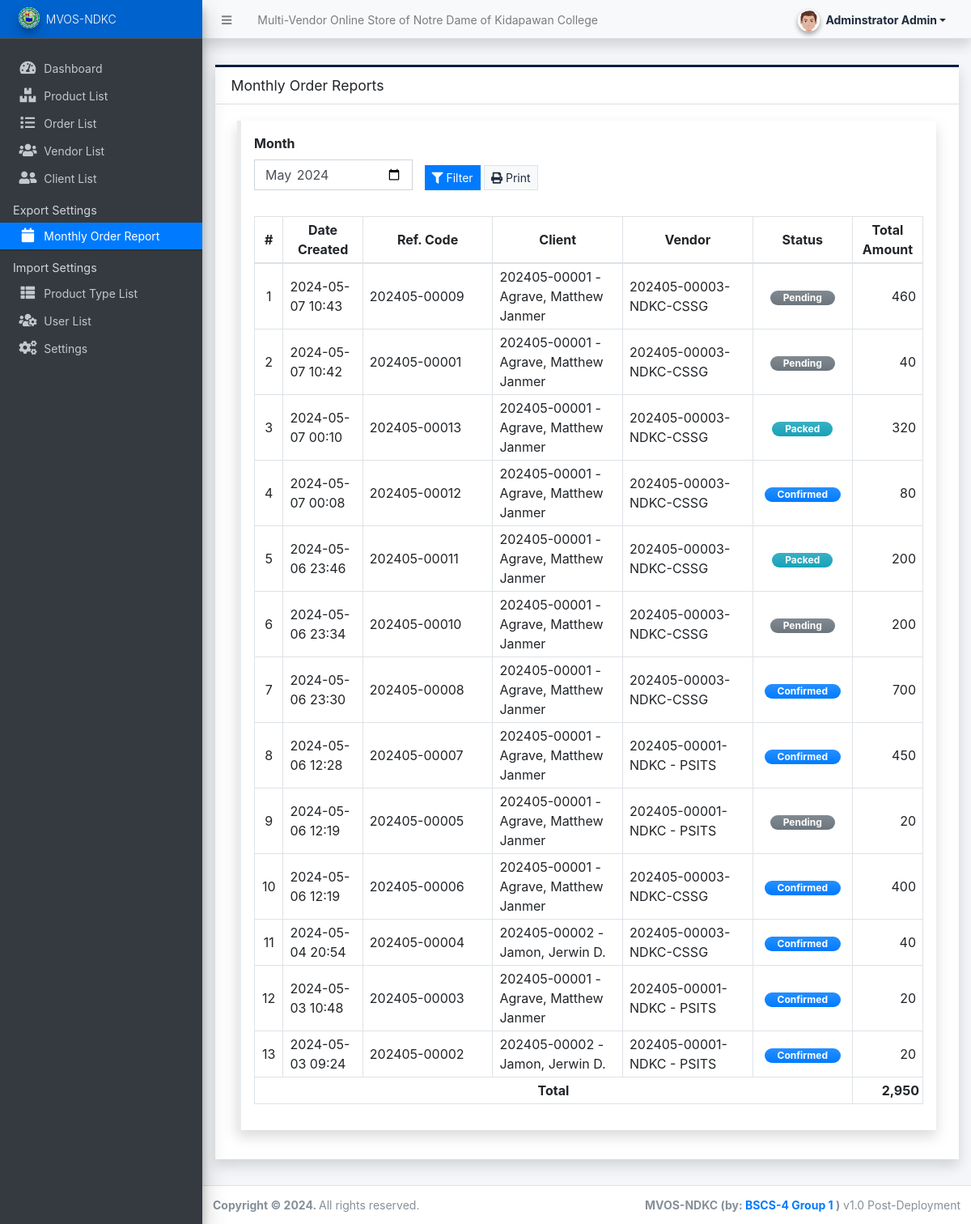
Screenshot of /admin/?page=reports/order_reports (signed in) with the database file from the repository.
### tables this page shows
CREATE TABLE `order_list` (
  `id` int(30) NOT NULL,
  `code` varchar(100) NOT NULL,
  `client_id` int(30) NOT NULL,
  `vendor_id` int(30) NOT NULL,
  `total_amount` double NOT NULL DEFAULT 0,
  `delivery_address` text NOT NULL,
  `status` tinyint(1) NOT NULL DEFAULT 0,
  `date_created` datetime NOT NULL DEFAULT current_timestamp(),
  `date_updated` datetime DEFAULT NULL ON UPDATE current_timestamp()
);

### config.php (called while the page is built, shortened)
<?php
function format_num($number = 0, $max_decimal = ''){
    if(is_numeric($number)){
        $ex = explode('.',$number);
        $dec = isset($ex[1]) ? strlen($ex[1]) : 0;
        if(empty($max_decimal) || (is_numeric($max_decimal) && $max_decimal >= $dec)){
            return number_format($number,$dec);
        }else{
            if(is_numeric($max_decimal))
                return number_format($number,$max_decimal);
            else
                return "Invalid Maximum Decimal";
        }
    }else{
        return "Invalid Number";
    }
}
?>

### admin/reports/order_reports.php (the view, shortened to what this page needs)
<?php $month = isset($_GET['month']) ? $_GET['month'] : date("Y-m"); ?>
<div class="content py-3">
    <div class="card card-outline card-navy shadow rounded-0">
        <div class="card-header">
            <h5 class="card-title">Monthly Order Reports</h5>
        </div>
        <div class="card-body">
            <div class="container-fluid">
                <div class="callout callout-primary shadow rounded-0">
                    <form action="" id="filter">
                        <div class="row align-items-end">
                            <div class="col-lg-3 col-md-4 col-sm-12">
                                <div class="form-group">
                                    <label for="month" class="control-label">Month</label>
                                    <input type="month" name="month" id="month" value="<?= $month ?>" class="form-control rounded-0" required>
                                </div>
                            </div>
                            <div class="col-lg-3 col-md-4 col-sm-12">
                                <div class="form-group">
                                    <button class="btn btn-primary btn-flat btn-sm"><i class="fa fa-filter"></i> Filter</button>
                                    <button class="btn btn-light border btn-flat btn-sm" type="button" id="print"><i class="fa fa-print"></i> Print</button>
                                </div>
                            </div>
                        </div>
                    </form>
                    <div id="outprint">
                    <table class="table table-bordered table-stripped">
                        <colgroup>
                            <col width="3%">
                            <col width="12%">
                            <col width="20%">
                            <col width="20%">
                            <col width="20%">
                            <col width="15%">
                            <col width="15%">
                        </colgroup>
                        <thead>
                            <tr class="">
                                <th class="text-center align-middle py-1">#</th>
                                <th class="text-center align-middle py-1">Date Created</th>
                                <th class="text-center align-middle py-1">Ref. Code</th>
                                <th class="text-center align-middle py-1">Client</th>
                                <th class="text-center align-middle py-1">Vendor</th>
                                <th class="text-center align-middle py-1">Status</th>
                                <th class="text-center align-middle py-1">Total Amount</th>
                            </tr>
                        </thead>
                        <tbody>
                            <?php
                            $i = 1;
                            $total = 0;
                            $orders = $conn->query("SELECT o.*,c.code as ccode, CONCAT(c.lastname, ', ',c.firstname,' ',COALESCE(c.middlename,'')) as client,concat(v.code, '-',v.shop_name) as vendor from `order_list` o inner join client_list c on o.client_id = c.id inner join vendor_list v on o.vendor_id = v.id where date_format(o.date_created,'%Y-%m') = '{$month}' order by unix_timestamp(o.date_created) desc ");
                            while($row = $orders->fetch_assoc()):
                                $total += $row['total_amount'];
                            ?>
                                <tr>
                                    <td class="text-center align-middle px-2 py-1"><?php echo $i++; ?></td>
                                    <td class="align-middle px-2 py-1"><?php echo date("Y-m-d H:i",strtotime($row['date_created'])) ?></td>
                                    <td class="align-middle px-2 py-1"><?= $row['code'] ?></td>
                                    <td class="align-middle px-2 py-1"><?php echo ucwords($row['ccode'].' - '.$row['client']) ?></td>
                                    <td class="align-middle px-2 py-1"><?php echo ucwords($row['vendor']) ?></td>
                                    <td class="text-center align-middle px-2 py-1">
                                        <?php
                                            switch($row['status']){
                                                case 0:
                                                    echo '<span class="badge badge-secondary bg-gradient-secondary px-3 rounded-pill">Pending</span>';
                                                    break;
                                                case 1:
                                                    echo '<span class="badge badge-primary bg-gradient-primary px-3 rounded-pill">Confirmed</span>';
                                                    break;
                                                case 2:
                                                    echo '<span class="badge badge-info bg-gradient-info px-3 rounded-pill">Packed</span>';
                                                    break;
                                            }
                                        ?>
                                    </td>
                                    <td class="text-right align-middle px-2 py-1"><?php echo format_num($row['total_amount']) ?></td>
                                </tr>
                            <?php endwhile; ?>
                        </tbody>
                        <tfoot>
                            <tr>
                                <th class="text-center px-1 py-1 align-middel" colspan="6">Total</th>
                                <th class="text-right px-1 py-1 align-middel"><?= format_num($total) ?></th>
                            </tr>
                        </tfoot>
                    </table>
                    </div>
                </div>
            </div>
        </div>
    </div>
</div>

### rows the page displays
order_list: date_created "2024-05-07 10:43", code "202405-00009", client "202405-00001 - Agrave, Matthew Janmer", vendor "202405-00003-NDKC-CSSG", status "Pending", total_amount "460"
order_list: date_created "2024-05-07 10:42", code "202405-00001", client "202405-00001 - Agrave, Matthew Janmer", vendor "202405-00003-NDKC-CSSG", status "Pending", total_amount "40"
order_list: date_created "2024-05-07 00:10", code "202405-00013", client "202405-00001 - Agrave, Matthew Janmer", vendor "202405-00003-NDKC-CSSG", status "Packed", total_amount "320"
order_list: date_created "2024-05-07 00:08", code "202405-00012", client "202405-00001 - Agrave, Matthew Janmer", vendor "202405-00003-NDKC-CSSG", status "Confirmed", total_amount "80"
order_list: date_created "2024-05-06 23:46", code "202405-00011", client "202405-00001 - Agrave, Matthew Janmer", vendor "202405-00003-NDKC-CSSG", status "Packed", total_amount "200"
order_list: date_created "2024-05-06 23:34", code "202405-00010", client "202405-00001 - Agrave, Matthew Janmer", vendor "202405-00003-NDKC-CSSG", status "Pending", total_amount "200"
order_list: date_created "2024-05-06 23:30", code "202405-00008", client "202405-00001 - Agrave, Matthew Janmer", vendor "202405-00003-NDKC-CSSG", status "Confirmed", total_amount "700"
order_list: date_created "2024-05-06 12:28", code "202405-00007", client "202405-00001 - Agrave, Matthew Janmer", vendor "202405-00001-NDKC - PSITS", status "Confirmed", total_amount "450"
order_list: date_created "2024-05-06 12:19", code "202405-00005", client "202405-00001 - Agrave, Matthew Janmer", vendor "202405-00001-NDKC - PSITS", status "Pending", total_amount "20"
order_list: date_created "2024-05-06 12:19", code "202405-00006", client "202405-00001 - Agrave, Matthew Janmer", vendor "202405-00003-NDKC-CSSG", status "Confirmed", total_amount "400"
order_list: date_created "2024-05-04 20:54", code "202405-00004", client "202405-00002 - Jamon, Jerwin D.", vendor "202405-00003-NDKC-CSSG", status "Confirmed", total_amount "40"
order_list: date_created "2024-05-03 10:48", code "202405-00003", client "202405-00001 - Agrave, Matthew Janmer", vendor "202405-00001-NDKC - PSITS", status "Confirmed", total_amount "20"
order_list: date_created "2024-05-03 09:24", code "202405-00002", client "202405-00002 - Jamon, Jerwin D.", vendor "202405-00001-NDKC - PSITS", status "Confirmed", total_amount "20"

### other values shown
$_settings->info('name') "Multi-Vendor Online Store of Notre Dame of Kidapawan College"
$_settings->userdata('firstname').' '.$_settings->userdata('lastname') "Adminstrator Admin"
$_settings->info('short_name') "MVOS-NDKC"
format_num($total) "2,950"
